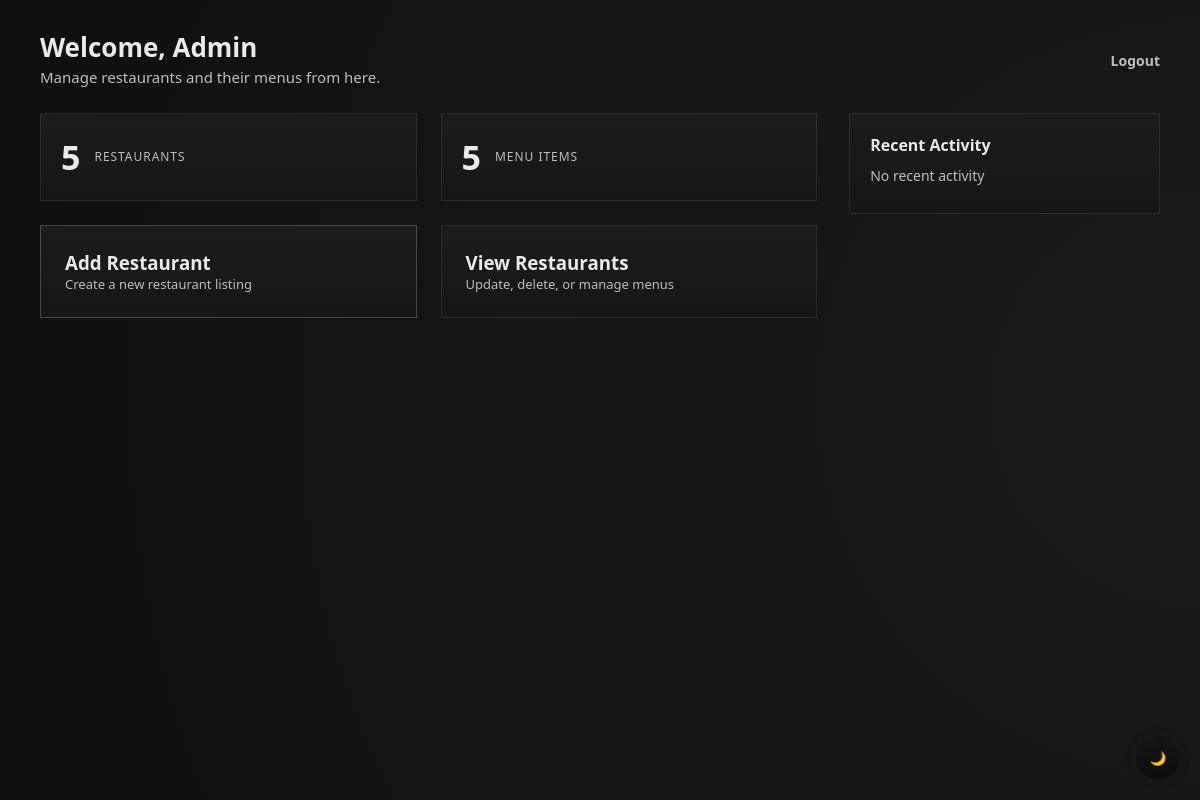
Before: /admin_home/ (signed in) with the older database file.
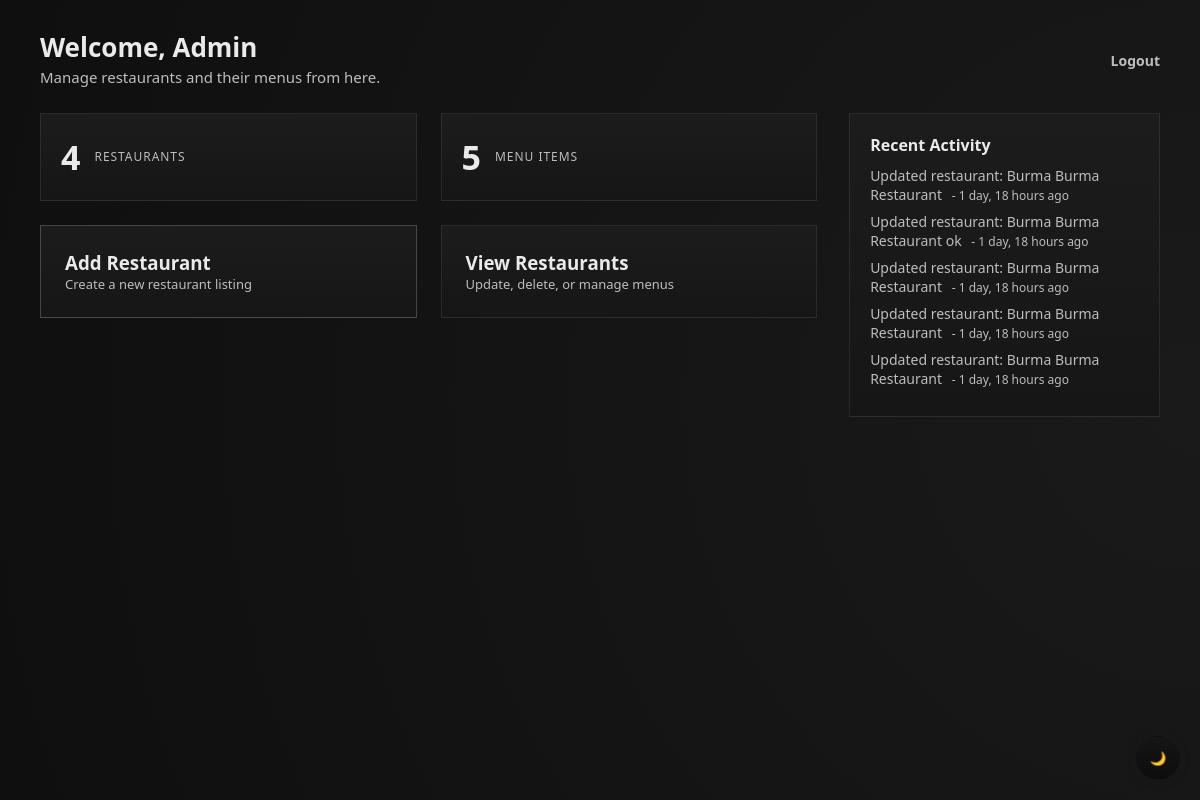
After: the same page with the newer database file.
### delivery/models.py (models this page shows, shortened)
class AdminActivity(models.Model):
    action = models.CharField(max_length=255)
    created_at = models.DateTimeField(auto_now_add=True)

### delivery/views.py (the view)
# urls.py: path('admin_home/', views.admin_home, name='admin_home'),
def admin_home(request):
    if not request.session.get('is_admin'):
        return redirect('/')
    restaurant_count = Restaurant.objects.count()
    menu_count = Item.objects.count()
    context = {
        'restaurant_count': restaurant_count,
        'menu_count': menu_count,
        "activities": AdminActivity.objects.order_by("-created_at")[:5],
    }
    return render(request, 'admin_home.html', context)

### delivery/Templates/admin_home.html (shortened to what this page needs)
{% extends "base.html" %}
{% block content %}
<div class="admin-layout">
    <header class="admin-header">
        <div class="admin-title">
            <h1>Welcome, Admin</h1>
            <p>Manage restaurants and their menus from here.</p>
        </div>
        <div class="admin-topbar">
            <div class="admin-links">
                <a href="{% url 'logout' %}">Logout</a>
            </div>
        </div>
    </header>
    <div class="admin-dashboard">
        <section class="admin-main">
            <div class="admin-stats">
                <div class="stat">
                    <span class="stat-number">{{ restaurant_count }}</span>
                    <span class="stat-label">Restaurants</span>
                </div>
                <div class="stat">
                    <span class="stat-number">{{ menu_count }}</span>
                    <span class="stat-label">Menu Items</span>
                </div>
            </div>
            <div class="admin-actions">
                <a href="{% url 'open_add_restaurant' %}" class="admin-card primary">
                    <h3>Add Restaurant</h3>
                    <p>Create a new restaurant listing</p>
                </a>
                <a href="{% url 'show_restaurant' %}" class="admin-card">
                    <h3>View Restaurants</h3>
                    <p>Update, delete, or manage menus</p>
                </a>
            </div>
        </section>
        <aside class="admin-sidebar">
            <div class="admin-panel">
                <h4>Recent Activity</h4>
                <ul>
                    {% for activity in activities %}
                    <li>
                        {{ activity.action }}
                        <span class="time">
                            - {{ activity.created_at|timesince }} ago
                        </span>
                    </li>
                    {% empty %}
                    <li class="muted">No recent activity</li>
                    {% endfor %}
                </ul>
            </div>
        </aside>
    </div>
</div>
{% endblock %}

### delivery/Templates/base.html (shortened to what this page needs)
<!DOCTYPE html>
<html lang="en">
<head>
    {% load static %}
    <link rel="stylesheet" href="{% static 'css/styles.css' %}">
</head>
<body>
    {% block content %}{% endblock %}
    <button id="themeToggle" aria-label="Toggle theme">🌙</button>
</body>
</html>

### delivery/static/css/styles.css (style rules this page uses)
:root, [data-theme="dark"] { --btn-bg: #ffffff; --btn-bg-hover: #757575; --btn-text: #000000; --bg: #121212; --panel: #1c1c1c; --panel-soft: #161616; --text: #eaeaea; --text-muted: #bdbdbd; --border: rgba(255, 255, 255, 0.08); --input-bg: #181818; --button-bg: linear-gradient(180deg, #ffffff, #dcdcdc); --button-text: #000; --shadow-main: 0 20px 50px rgba(0, 0, 0, 0.65); --shadow-inset: inset 0 0 0 1px rgba(255, 255, 255, 0.04); --page-gradient: radial-gradient(circle at right, #1a1a1a, #0f0f0f); --image-overlay: linear-gradient( to right, rgba(0, 0, 0, 0.545), rgba(0, 0, 0, 0.5) ); --eye-color: #9a9a9a; }
:root { --space-1: 4px; --space-2: 8px; --space-3: 12px; --space-4: 16px; --space-5: 24px; --space-6: 32px; --space-7: 40px; }
:root { --text-xs: 12px; --text-sm: 13px; --text-md: 14px; --text-base: 15px; --text-lg: 18px; --text-xl: 22px; --text-2xl: 26px; --text-3xl: 28px; }
:root { --lh-tight: 1.2; --lh-normal: 1.45; --lh-loose: 1.6; }
:root { --ls-tight: 0.02em; --ls-wide: 0.08em; }
* { margin: 0; padding: 0; box-sizing: border-box; font-family: system-ui, -apple-system, "Segoe UI", Roboto, Arial, sans-serif; transition: background-color 0.25s ease, color 0.25s ease, border-color 0.25s ease, box-shadow 0.25s ease; scrollbar-width: thin; scrollbar-color: #2a2a2a #0f0f0f; }
body { min-height: 100vh; overflow-x: hidden; background: var(--page-gradient); color: var(--text); }
html, body { overscroll-behavior: none; }
button { border-radius: 0; }
#themeToggle { position: fixed; right: 20px; bottom: 20px; width: 44px; height: 44px; border-radius: 50%; display: flex; align-items: center; justify-content: center; background: linear-gradient(180deg, #151515, #0d0d0d); color: #fff; border: 1px solid transparent; box-shadow: 0 0 10px rgba(31, 31, 31, 0.35); cursor: pointer; }
.admin-layout { max-width: 1400px; margin: 0 auto; padding: var(--space-6) var(--space-7); min-height: 100vh; }
.admin-header { display: flex; justify-content: space-between; align-items: center; margin-bottom: 24px; }
.admin-header h1 { font-size: var(--text-2xl); margin-bottom: var(--space-1); line-height: var(--lh-tight); }
.admin-dashboard { display: grid; grid-template-columns: 3fr 1.2fr; gap: 32px; }
.admin-main { display: flex; flex-direction: column; gap: 24px; }
.admin-stats { display: grid; grid-template-columns: repeat(2, 1fr); gap: var(--space-5); }
.stat { display: flex; align-items: center; gap: 14px; padding: 20px; background: linear-gradient(180deg, var(--panel), var(--panel-soft)); border: 1px solid var(--border); }
.stat-number { font-size: 34px; font-weight: 700; }
.stat-label { font-size: var(--text-xs); text-transform: uppercase; letter-spacing: var(--ls-wide); color: var(--text-muted); }
.admin-actions { display: grid; grid-template-columns: repeat(2, 1fr); gap: var(--space-5); }
.admin-card { position: relative; padding: 24px; background: linear-gradient(180deg, var(--panel), var(--panel-soft)); border: 1px solid var(--border); text-decoration: none; color: var(--text); transition: transform 0.2s ease, box-shadow 0.2s ease; }
.admin-card::after { content: "→"; position: absolute; top: 50%; right: 16px; transform: translateY(-50%); opacity: 0; transition: opacity 0.2s ease, transform 0.2s ease; }
.admin-card.primary { border-color: rgba(255, 255, 255, 0.2); }
.admin-card p { font-size: 13px; color: var(--text-muted); }
.admin-sidebar { display: flex; flex-direction: column; gap: 20px; }
.admin-panel { padding: 20px; background: linear-gradient(180deg, var(--panel), var(--panel-soft)); border: 1px solid var(--border); }
.admin-panel h4 { margin-bottom: 10px; font-size: 16px; }
.admin-panel ul { list-style: none; margin: 0; padding: 0; }
.admin-panel li { margin-bottom: 8px; font-size: 14px; color: var(--text-muted); }
.time { margin-left: 6px; font-size: 12px; color: var(--text-muted); }
.admin-topbar .admin-links a { all: unset; cursor: pointer; font-size: 14px; font-weight: 600; color: var(--text-muted); margin-left: 16px; }
.admin-header p, .restaurant-topbar .muted, .card .muted { font-size: var(--text-base); line-height: var(--lh-normal); color: var(--text-muted); }

Changed rows visible on the page:
added AdminActivity: action "Updated restaurant: Burma Burma Restaurant", created_at "1 day, 18 hours"
added AdminActivity: action "Updated restaurant: Burma Burma Restaurant ok", created_at "1 day, 18 hours"
added AdminActivity: action "Updated restaurant: Burma Burma Restaurant", created_at "1 day, 18 hours"
added AdminActivity: action "Updated restaurant: Burma Burma Restaurant", created_at "1 day, 18 hours"
added AdminActivity: action "Updated restaurant: Burma Burma Restaurant", created_at "1 day, 18 hours"
Other visible differences:
{{ restaurant_count }}: "5" → "4"
text no longer shown: "No recent activity"
